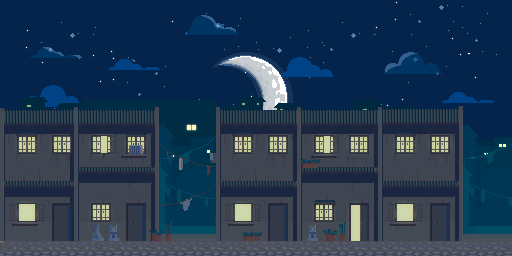
#> input picture assets/Images/background/Merged/City Night.png, 512 x 256 px
$ python concatImage.py
#> lines starting #> are read from the running program, lines starting #| are printed output that depends on the picture
from PIL import Image, ImageDraw
import os

src = "../assets/Images/background/Merged"
dest = "../assets/Images/background/Merged/StartScene.png"

# Target dimensions for each image
img_width, img_height = 960, 640

# Width of the blend area at the edges of images (in pixels)
# A value of 0 means no blending. Recommended: 50-100 for visible blending.
blend_width = 50

# Get all image file names in the source folder
image_files = ["City Night.png", "Desert Night.png", "Field Night.png", "Snow Night.png", "Hills Night (update 3.0).png", "Forest Night.png", "Mysterious Forest Night (update 3.0).png",
               "Mysterious Forest (update 3.0).png", "Forest.png", "Hills Free (update 3.0).png", "Snow.png", "Field.png", "Desert.png"]

if not image_files:
    print("No image files specified.")
    exit()

try:
    # Load images, ensure they are RGBA and keep their original alpha (should be opaque)
    images_orig = [Image.open(os.path.join(src, f)).convert('RGBA').resize((img_width, img_height)) for f in image_files]
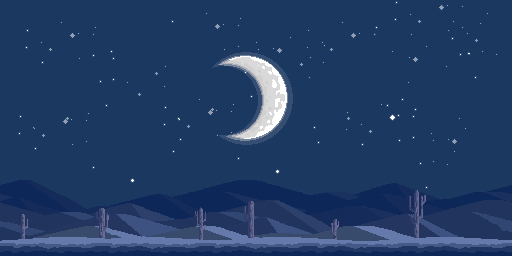
#> input picture assets/Images/background/Merged/Desert Night.png, 512 x 256 px
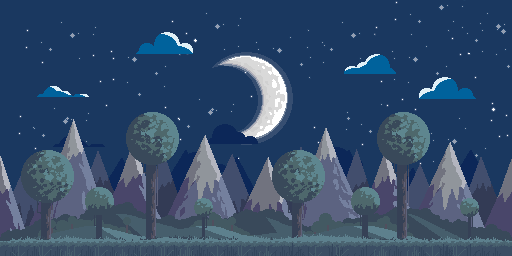
#> input picture assets/Images/background/Merged/Field Night.png, 512 x 256 px
except FileNotFoundError as e:
    print(f"Error loading images: {e}. Please check file paths and `src` directory.")
    exit()
#> (the program exits here)
